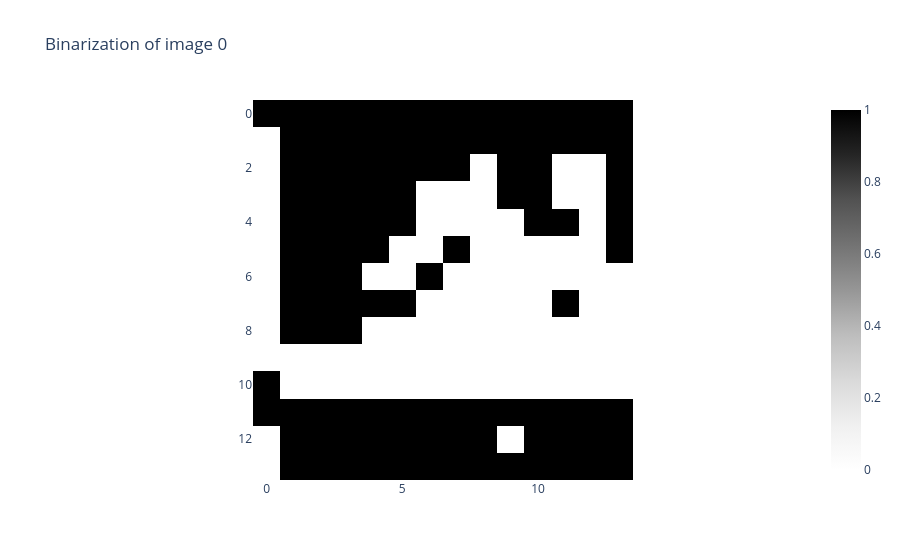

Notebook code cell kept with this figure:
### Code cell
conv2_maps = feature_maps['conv2'].squeeze().cpu().numpy()
fmap = conv2_maps[0]
binarizer = Binarizer(threshold=0.05)
fmap_binarized = binarizer.fit_transform(fmap[np.newaxis, :, :])

binarizer.plot(fmap_binarized)

### Figure 1 — Plotly figure (JSON) as saved in the notebook; plotly's stock layout.template omitted (floating-point values rounded to 4 significant figures; data arrays with more than 128 entries replaced by an {"elided": "..."} marker saying what was removed)
{"data": [{"colorscale": [[0, "rgb(255,255,255)"], [0.125, "rgb(240,240,240)"], [0.25, "rgb(217,217,217)"], [0.375, "rgb(189,189,189)"], [0.5, "rgb(150,150,150)"], [0.625, "rgb(115,115,115)"], [0.75, "rgb(82,82,82)"], [0.875, "rgb(37,37,37)"], [1, "rgb(0,0,0)"]], "type": "heatmap", "z": {"elided": "14x14 int values"}}], "layout": {"plot_bgcolor": "white", "title": {"text": "Binarization of image 0"}, "xaxis": {"constrain": "domain", "scaleanchor": "y"}, "yaxis": {"autorange": "reversed", "constrain": "domain"}}}
